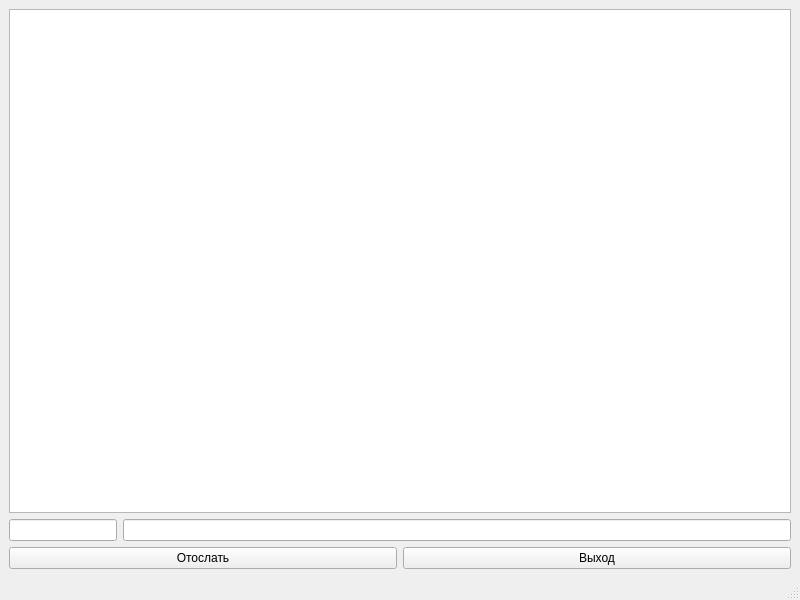
<?xml version="1.0" encoding="UTF-8"?>
<ui version="4.0">
 <class>MainWindow</class>
 <widget class="QMainWindow" name="MainWindow">
  <property name="geometry">
   <rect>
    <x>0</x>
    <y>0</y>
    <width>800</width>
    <height>600</height>
   </rect>
  </property>
  <property name="windowTitle">
   <string>MainWindow</string>
  </property>
  <widget class="QWidget" name="centralwidget">
   <layout class="QVBoxLayout" name="verticalLayout">
    <item>
     <widget class="QPlainTextEdit" name="Window"/>
    </item>
    <item>
     <layout class="QHBoxLayout" name="horizontalLayout_2">
      <item alignment="Qt::AlignLeft">
       <widget class="QLineEdit" name="Name">
        <property name="minimumSize">
         <size>
          <width>100</width>
          <height>0</height>
         </size>
        </property>
        <property name="maximumSize">
         <size>
          <width>387</width>
          <height>16777215</height>
         </size>
        </property>
       </widget>
      </item>
      <item>
       <widget class="QLineEdit" name="Text"/>
      </item>
     </layout>
    </item>
    <item>
     <layout class="QHBoxLayout" name="horizontalLayout">
      <item>
       <widget class="QPushButton" name="Send">
        <property name="text">
         <string>Отослать</string>
        </property>
       </widget>
      </item>
      <item>
       <widget class="QPushButton" name="Quit">
        <property name="text">
         <string>Выход</string>
        </property>
       </widget>
      </item>
     </layout>
    </item>
   </layout>
  </widget>
  <widget class="QMenuBar" name="menubar">
   <property name="geometry">
    <rect>
     <x>0</x>
     <y>0</y>
     <width>800</width>
     <height>26</height>
    </rect>
   </property>
  </widget>
  <widget class="QStatusBar" name="statusbar"/>
 </widget>
 <resources/>
 <connections/>
</ui>
